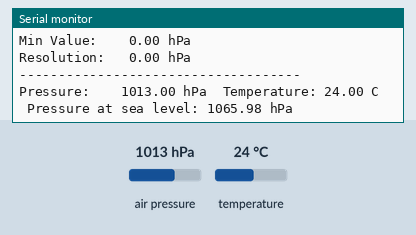
Recording of a sketch running on a simulated Arduino Uno, built with avr-gcc and run on an emulated ATmega328P. On the bench: the last lines printed to the serial monitor. Inputs (shaded band) come from the test bench; at power-on: air pressure 1013 hPa, temperature 24 °C.

Above: at 1.8 s.
1.9 s: air pressure set to 952 hPa
At 3.2 s:
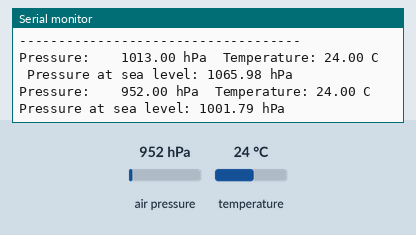
3.4 s: temperature set to 12 °C
At 4.6 s:
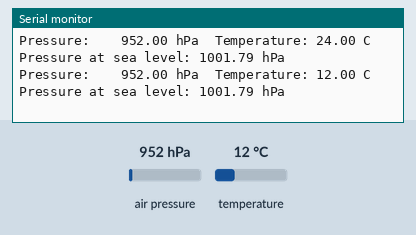
4.9 s: air pressure set to 975 hPa
At 4.9 s:
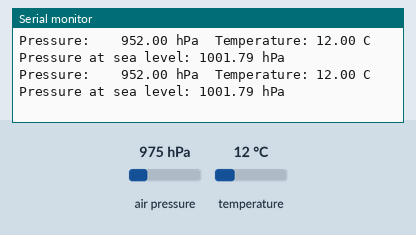
Timing chart, 0 to 7.9 s (numbered marks = the images above; inputs shaded):
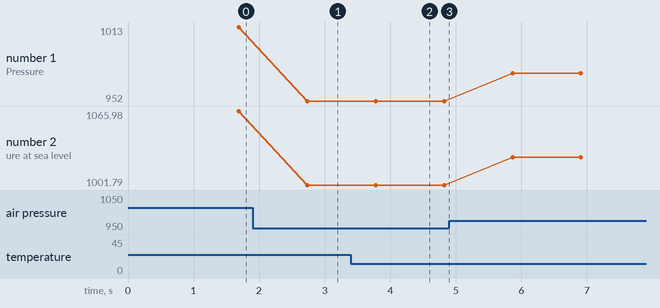

The sketch:

pressure-bmp180.ino
```cpp
#include <Adafruit_BMP085_U.h>
#include <Adafruit_Sensor.h>
#include <Wire.h>

/* This driver uses the Adafruit unified sensor library (Adafruit_Sensor),
   which provides a common 'type' for sensor data and some helper functions.

   To use this driver you will also need to download the Adafruit_Sensor
   library and include it in your libraries folder.
   You should also assign a unique ID to this sensor for use with
   the Adafruit Sensor API so that you can identify this particular
   sensor in any data logs, etc.  To assign a unique ID, simply
   provide an appropriate value in the constructor below (12345
   is used by default in this example).

   Connections
   ===========
   Connect SCL to analog 5
   Connect SDA to analog 4
   Connect VDD to 3.3V DC
   Connect GROUND to common ground

   History
   =======
   2013/JUN/17  - Updated altitude calculations (KTOWN)
   2013/FEB/13  - First version (KTOWN)
*/

Adafruit_BMP085_Unified bmp = Adafruit_BMP085_Unified(10085);

/**************************************************************************/
/*
    Displays some basic information on this sensor from the unified
    sensor API sensor_t type (see Adafruit_Sensor for more information)
*/
/**************************************************************************/
void displaySensorDetails(void) {
  sensor_t sensor;
  bmp.getSensor(&sensor);
  Serial.println("------------------------------------");
  Serial.print("Sensor:       ");
  Serial.println(sensor.name);
  Serial.print("Driver Ver:   ");
  Serial.println(sensor.version);
  Serial.print("Unique ID:    ");
  Serial.println(sensor.sensor_id);
  Serial.print("Max Value:    ");
  Serial.print(sensor.max_value);
  Serial.println(" hPa");
  Serial.print("Min Value:    ");
  Serial.print(sensor.min_value);
  Serial.println(" hPa");
  Serial.print("Resolution:   ");
  Serial.print(sensor.resolution);
  Serial.println(" hPa");
  Serial.println("------------------------------------");
  Serial.println("");
  delay(500);
}

/**************************************************************************/
/*
    Arduino setup function (automatically called at startup)
*/
/**************************************************************************/
void setup(void) {
  Serial.begin(9600);
  Serial.println("Pressure Sensor Test");
  Serial.println("");

  /* Initialise the sensor */
  if (!bmp.begin()) {
    /* There was a problem detecting the BMP085 ... check your connections */
    Serial.print(
        "Ooops, no BMP085 detected ... Check your wiring or I2C ADDR!");
    while (1)
      ;
  }

  /* Display some basic information on this sensor */
  displaySensorDetails();
}

/**************************************************************************/
/*
    Arduino loop function, called once 'setup' is complete (your own code
    should go here)
*/
/**************************************************************************/
void loop(void) {
  delay(1000);

  /* Get a new sensor event */
  sensors_event_t event;
  bmp.getEvent(&event);

  /* Display the results (barometric pressure is measure in hPa) */
  if (!event.pressure)
    return;

  /* Display atmospheric pressue in hPa */
  Serial.print("Pressure:    ");
  Serial.print(event.pressure);
  Serial.print(" hPa");
  Serial.print("\t");

  /* Calculating altitude with reasonable accuracy requires pressure    *
   * sea level pressure for your position at the moment the data is     *
   * converted, as well as the ambient temperature in degress           *
   * celcius.  If you don't have these values, a 'generic' value of     *
   * 1013.25 hPa can be used (defined as SENSORS_PRESSURE_SEALEVELHPA   *
   * in sensors.h), but this isn't ideal and will give variable         *
   * results from one day to the next.                                  *
   *                                                                    *
   * You can usually find the current SLP value by looking at weather   *
   * websites or from environmental information centers near any major  *
   * airport.                                                           *
   *                                                                    *
   * For example, for Paris, France you can check the current mean      *
   * pressure and sea level at: http://bit.ly/16Au8ol                   */

  /* First we get the current temperature from the BMP085 */
  float temperature;
  bmp.getTemperature(&temperature);
  Serial.print("Temperature: ");
  Serial.print(temperature);
  Serial.print(" C");
  Serial.print("\t");

  constexpr float AltitudeHere = 428;
  Serial.print("Pressure at sea level: ");
  float seaLevelPressure = bmp.seaLevelForAltitude(AltitudeHere, event.pressure);
  Serial.print(seaLevelPressure);
  Serial.print(" hPa");
  Serial.println("");

  /* Then convert the atmospheric pressure, and SLP to altitude         */
  /* Update this next line with the current SLP for better results      */
/*
  float seaLevelPressure = SENSORS_PRESSURE_SEALEVELHPA;
  Serial.print("Altitude:    ");
  //Serial.print(bmp.pressureToAltitude(seaLevelPressure, event.pressure));
  Serial.print(bmp.pressureToAltitude(seaLevelPressure, event.pressure, temperature));
  Serial.println(" m");
  Serial.println("");
*/
}
```

Measured:
- after the input at 1.9 s, the serial monitor: prints a new line after 0.84 s (image 1)
- after the input at 3.4 s, the serial monitor: prints a new line after 0.38 s (image 2)
- plotted number 1: 1013 → 952 after the input at 1.9 s, 952 → 975 after the input at 4.9 s
- plotted number 2: 1065.98 → 1001.79 after the input at 1.9 s, 1001.79 → 1026 after the input at 4.9 s
